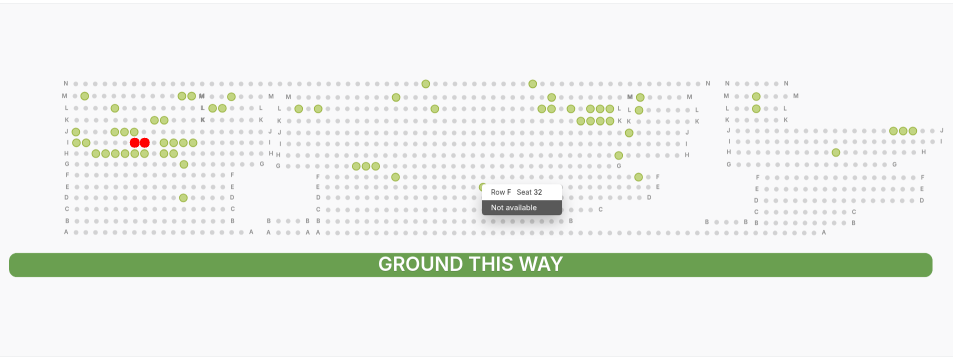
#> input picture output.png, 1905 x 714 px (shown at 1/2 size)
$ python -i find_seats.py   (imports and definitions only)
#> lines starting #> are read from the running program, lines starting #| are printed output that depends on the picture; after the words box and inside, x2 and y2 are one past the last pixel; in counts of white or black regions, pixels touching at a corner belong together
import cv2
import numpy as np


def detect_adjacent_colored_circles(image_path, output_path="output.png"):
    # Load the image
#> called with image_path = '../output.png', output_path = 'output.png'
    image = cv2.imread(image_path)
#> image is the input picture: shape (714, 1905, 3); mean B, G, R 235.2, 240.2, 236.8
    gray = cv2.cvtColor(image, cv2.COLOR_BGR2GRAY)
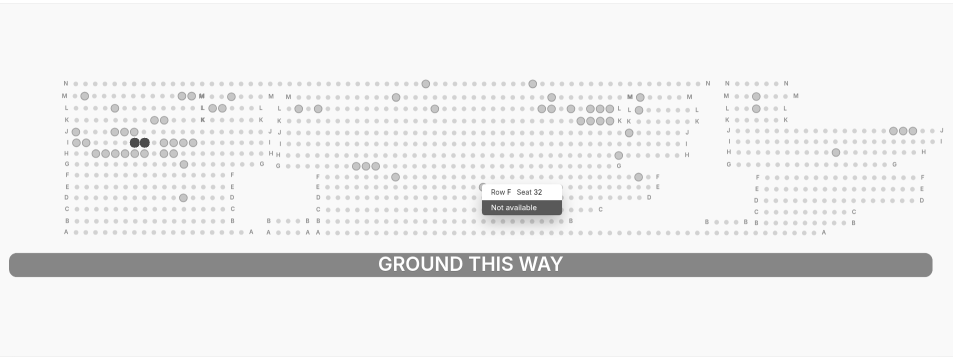
#> gray: shape (714, 1905) (shown at 1/2 size); min 17, max 255, mean 238.5

    # Convert to HSV to filter non-gray colors
    hsv = cv2.cvtColor(image, cv2.COLOR_BGR2HSV)
#> hsv: shape (714, 1905, 3); mean H, S, V 111.4, 10.1, 241.2

    # Define lower and upper bounds for non-gray colors (e.g., green circles)
    lower_bound = np.array([30, 40, 40])  # Adjust based on color range
    upper_bound = np.array([90, 255, 255])

    # Mask non-gray colors
    mask = cv2.inRange(hsv, lower_bound, upper_bound)
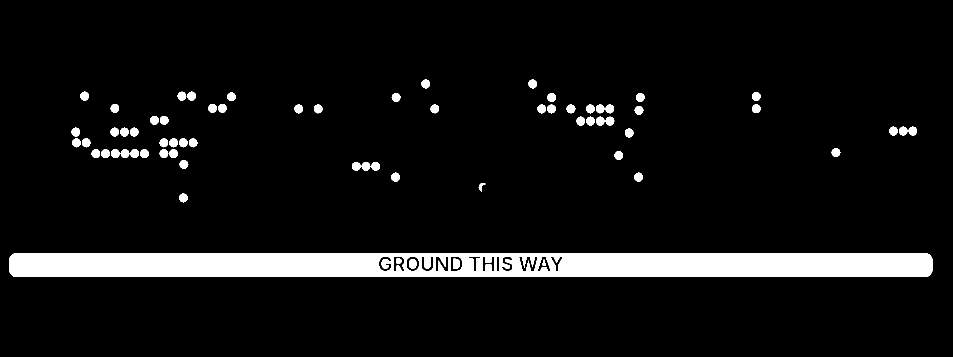
#> mask: shape (714, 1905) (shown at 1/2 size); 7.3% white; 67 white regions, largest, box (x1, y1, x2, y2) and area: (18, 506, 1865, 554) 83599, (818, 518, 833, 537) 245, (161, 183, 178, 201) 244

    # Detect circles using HoughCircles
    circles = cv2.HoughCircles(
        gray,
        cv2.HOUGH_GRADIENT,
        dp=1.2,
        minDist=10,
        param1=50,
        param2=30,
        minRadius=5,
        maxRadius=15,
    )
#> circles = 54 rows, first 8: [366.6, 285, 8.6], [210.6, 306.6, 8.84], [191.4, 306.6, 8.84], [366.6, 395.4, 8.84], [385.8, 285, 8.72], [1065, 167.4, 8.72], [288.6, 306.6, 8.72], [851.4, 167.4, 8.84]

    adjacent_pairs = []

    if circles is not None:
        circles = np.round(circles[0, :]).astype("int")
#> circles = 54 rows, first 8: [367, 285, 9], [211, 307, 9], [191, 307, 9], [367, 395, 9], [386, 285, 9], [1065, 167, 9], [289, 307, 9], [851, 167, 9]
        colored_circles = [(x, y) for x, y, r in circles if mask[y, x] > 0]
#> colored_circles = 51 pairs, first value 152 to 1805, second value 167 to 530

        # Find adjacent circles
        for i, (x1, y1) in enumerate(colored_circles):
            for j, (x2, y2) in enumerate(colored_circles):
                if (
                    i != j and abs(x1 - x2) <= 20 and abs(y1 - y2) <= 5
                ):  # Close in x, same y
                    adjacent_pairs.append(((x1, y1), (x2, y2)))
                    break  # Select only one pair
#> this loop made 51 passes
#> (x1, y1) on passes 1 to 12: (367, 285), (211, 307), (191, 307), (367, 395), (386, 285), (1065, 167), (289, 307), (851, 167), (731, 332), (1161, 242), (269, 307), (1277, 220)
#> after the loop, adjacent_pairs = 25 items

    # If adjacent pairs are found, modify the image by coloring the first detected pair in red
    if adjacent_pairs:
        (x1, y1), (x2, y2) = adjacent_pairs[0]  # Select the first adjacent pair
#> x1 = 367; y1 = 285; x2 = 386; y2 = 285

        # Draw the two adjacent circles in red
        cv2.circle(image, (x1, y1), 10, (0, 0, 255), -1)  # Red color (BGR format)
#> image: shape (714, 1905, 3); 0.02% of pixels changed, all inside (x1, y1, x2, y2) = (357, 275, 378, 296)
        cv2.circle(image, (x2, y2), 10, (0, 0, 255), -1)
#> image: shape (714, 1905, 3); mean B, G, R 235.2, 240.1, 236.8

    # Save the modified image
    cv2.imwrite(output_path, image)

    return adjacent_pairs, output_path


def transform_coordinates(
    img_x, img_y, image_width, image_height, canvas_width, canvas_height
):
    """
    Convert an image coordinate to the corresponding canvas pixel coordinate.
    """

    print(img_x, img_y)
    canvas_x = float(img_x) * (canvas_width / image_width)
    canvas_y = float(img_y) * (canvas_height / image_height)
    return canvas_x, canvas_y


# [41 lines not run here, left out]

>>> result = detect_adjacent_colored_circles('../output.png')
